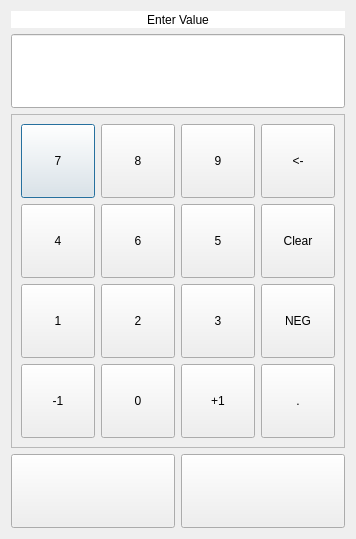
<?xml version="1.0" encoding="UTF-8"?>
<ui version="4.0">
 <class>KeypadFree</class>
 <widget class="QDialog" name="KeypadFree">
  <property name="geometry">
   <rect>
    <x>0</x>
    <y>0</y>
    <width>356</width>
    <height>539</height>
   </rect>
  </property>
  <property name="windowTitle">
   <string>Enter Value</string>
  </property>
  <layout class="QVBoxLayout" name="verticalLayout">
   <item>
    <widget class="QLabel" name="titleLabel">
     <property name="sizePolicy">
      <sizepolicy hsizetype="MinimumExpanding" vsizetype="Minimum">
       <horstretch>0</horstretch>
       <verstretch>0</verstretch>
      </sizepolicy>
     </property>
     <property name="styleSheet">
      <string notr="true">background: rgb(255, 255, 255)</string>
     </property>
     <property name="text">
      <string>Enter Value</string>
     </property>
     <property name="alignment">
      <set>Qt::AlignCenter</set>
     </property>
    </widget>
   </item>
   <item>
    <widget class="QLineEdit" name="valueLine">
     <property name="minimumSize">
      <size>
       <width>0</width>
       <height>74</height>
      </size>
     </property>
     <property name="font">
      <font>
       <family>Andale Mono</family>
       <pointsize>22</pointsize>
      </font>
     </property>
     <property name="readOnly">
      <bool>true</bool>
     </property>
    </widget>
   </item>
   <item>
    <widget class="QFrame" name="frame">
     <property name="frameShape">
      <enum>QFrame::StyledPanel</enum>
     </property>
     <property name="frameShadow">
      <enum>QFrame::Raised</enum>
     </property>
     <layout class="QHBoxLayout" name="horizontalLayout">
      <item>
       <layout class="QGridLayout" name="gridLayout_2">
        <item row="2" column="0">
         <widget class="QPushButton" name="_7Button">
          <property name="minimumSize">
           <size>
            <width>74</width>
            <height>74</height>
           </size>
          </property>
          <property name="text">
           <string>7</string>
          </property>
         </widget>
        </item>
        <item row="2" column="1">
         <widget class="QPushButton" name="_8Button">
          <property name="minimumSize">
           <size>
            <width>74</width>
            <height>74</height>
           </size>
          </property>
          <property name="text">
           <string>8</string>
          </property>
         </widget>
        </item>
        <item row="2" column="2">
         <widget class="QPushButton" name="_9Button">
          <property name="minimumSize">
           <size>
            <width>74</width>
            <height>74</height>
           </size>
          </property>
          <property name="text">
           <string>9</string>
          </property>
         </widget>
        </item>
        <item row="3" column="1">
         <widget class="QPushButton" name="_6Button">
          <property name="minimumSize">
           <size>
            <width>74</width>
            <height>74</height>
           </size>
          </property>
          <property name="text">
           <string>6</string>
          </property>
         </widget>
        </item>
        <item row="4" column="1">
         <widget class="QPushButton" name="_2Button">
          <property name="minimumSize">
           <size>
            <width>74</width>
            <height>74</height>
           </size>
          </property>
          <property name="text">
           <string>2</string>
          </property>
         </widget>
        </item>
        <item row="4" column="0">
         <widget class="QPushButton" name="_1Button">
          <property name="minimumSize">
           <size>
            <width>74</width>
            <height>74</height>
           </size>
          </property>
          <property name="text">
           <string>1</string>
          </property>
         </widget>
        </item>
        <item row="4" column="2">
         <widget class="QPushButton" name="_3Button">
          <property name="minimumSize">
           <size>
            <width>74</width>
            <height>74</height>
           </size>
          </property>
          <property name="text">
           <string>3</string>
          </property>
         </widget>
        </item>
        <item row="3" column="0">
         <widget class="QPushButton" name="_4Button">
          <property name="minimumSize">
           <size>
            <width>74</width>
            <height>74</height>
           </size>
          </property>
          <property name="text">
           <string>4</string>
          </property>
         </widget>
        </item>
        <item row="3" column="2">
         <widget class="QPushButton" name="_5Button">
          <property name="minimumSize">
           <size>
            <width>74</width>
            <height>74</height>
           </size>
          </property>
          <property name="text">
           <string>5</string>
          </property>
         </widget>
        </item>
        <item row="5" column="1">
         <widget class="QPushButton" name="_0Button">
          <property name="minimumSize">
           <size>
            <width>74</width>
            <height>74</height>
           </size>
          </property>
          <property name="text">
           <string>0</string>
          </property>
         </widget>
        </item>
        <item row="5" column="0">
         <widget class="QPushButton" name="minusButton">
          <property name="minimumSize">
           <size>
            <width>74</width>
            <height>74</height>
           </size>
          </property>
          <property name="text">
           <string>-1</string>
          </property>
         </widget>
        </item>
        <item row="5" column="2">
         <widget class="QPushButton" name="plusButton">
          <property name="minimumSize">
           <size>
            <width>74</width>
            <height>74</height>
           </size>
          </property>
          <property name="text">
           <string>+1</string>
          </property>
         </widget>
        </item>
        <item row="2" column="3">
         <widget class="QPushButton" name="backButton">
          <property name="minimumSize">
           <size>
            <width>74</width>
            <height>74</height>
           </size>
          </property>
          <property name="text">
           <string>&lt;-</string>
          </property>
         </widget>
        </item>
        <item row="3" column="3">
         <widget class="QPushButton" name="clearButton">
          <property name="minimumSize">
           <size>
            <width>74</width>
            <height>74</height>
           </size>
          </property>
          <property name="text">
           <string>Clear</string>
          </property>
         </widget>
        </item>
        <item row="4" column="3">
         <widget class="QPushButton" name="negButton">
          <property name="minimumSize">
           <size>
            <width>74</width>
            <height>74</height>
           </size>
          </property>
          <property name="text">
           <string>NEG</string>
          </property>
         </widget>
        </item>
        <item row="5" column="3">
         <widget class="QPushButton" name="dotButton">
          <property name="minimumSize">
           <size>
            <width>74</width>
            <height>74</height>
           </size>
          </property>
          <property name="text">
           <string>.</string>
          </property>
         </widget>
        </item>
       </layout>
      </item>
     </layout>
    </widget>
   </item>
   <item>
    <layout class="QHBoxLayout" name="horizontalLayout_2">
     <item>
      <widget class="QPushButton" name="okButton">
       <property name="enabled">
        <bool>true</bool>
       </property>
       <property name="minimumSize">
        <size>
         <width>0</width>
         <height>74</height>
        </size>
       </property>
       <property name="text">
        <string/>
       </property>
       <property name="icon">
        <iconset resource="jle_resources.qrc">
         <normaloff>:/icons/Resources/pic/Button_OK.png</normaloff>:/icons/Resources/pic/Button_OK.png</iconset>
       </property>
       <property name="iconSize">
        <size>
         <width>64</width>
         <height>64</height>
        </size>
       </property>
      </widget>
     </item>
     <item>
      <widget class="QPushButton" name="cancelButton">
       <property name="minimumSize">
        <size>
         <width>74</width>
         <height>74</height>
        </size>
       </property>
       <property name="text">
        <string/>
       </property>
       <property name="icon">
        <iconset resource="jle_resources.qrc">
         <normaloff>:/icons/Resources/pic/Button_NOK.png</normaloff>:/icons/Resources/pic/Button_NOK.png</iconset>
       </property>
       <property name="iconSize">
        <size>
         <width>64</width>
         <height>64</height>
        </size>
       </property>
      </widget>
     </item>
    </layout>
   </item>
  </layout>
 </widget>
 <resources>
  <include location="jle_resources.qrc"/>
 </resources>
 <connections>
  <connection>
   <sender>okButton</sender>
   <signal>clicked()</signal>
   <receiver>KeypadFree</receiver>
   <slot>accept()</slot>
   <hints>
    <hint type="sourcelabel">
     <x>311</x>
     <y>454</y>
    </hint>
    <hint type="destinationlabel">
     <x>137</x>
     <y>500</y>
    </hint>
   </hints>
  </connection>
  <connection>
   <sender>cancelButton</sender>
   <signal>clicked()</signal>
   <receiver>KeypadFree</receiver>
   <slot>reject()</slot>
   <hints>
    <hint type="sourcelabel">
     <x>220</x>
     <y>465</y>
    </hint>
    <hint type="destinationlabel">
     <x>177</x>
     <y>255</y>
    </hint>
   </hints>
  </connection>
 </connections>
</ui>
